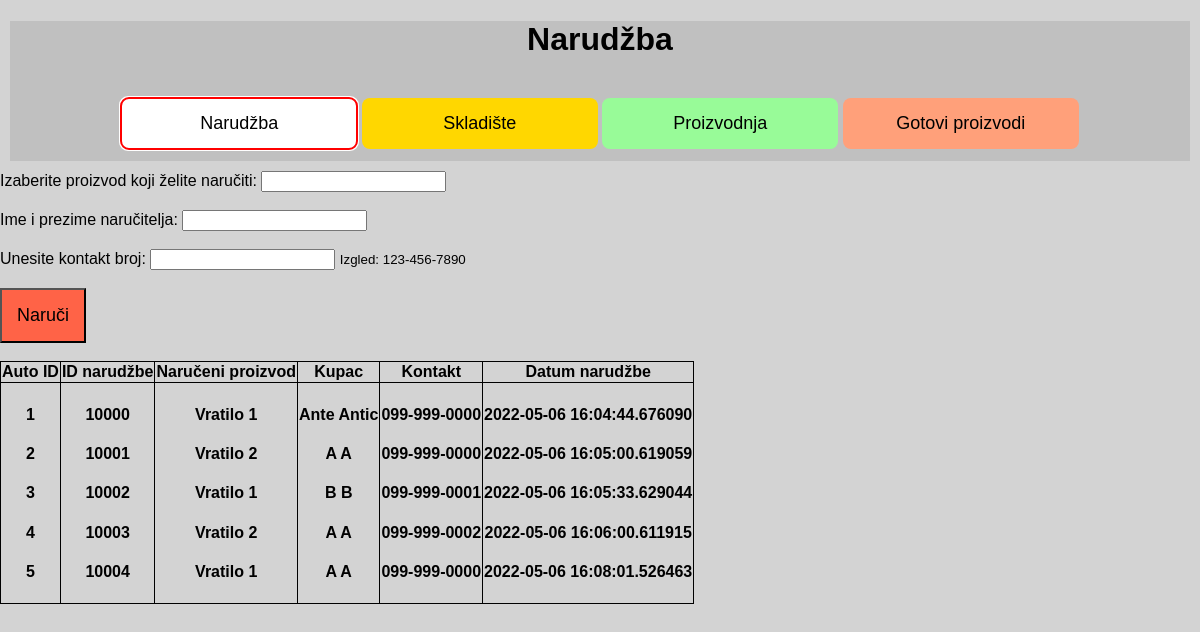
Before: /order with the older database file.
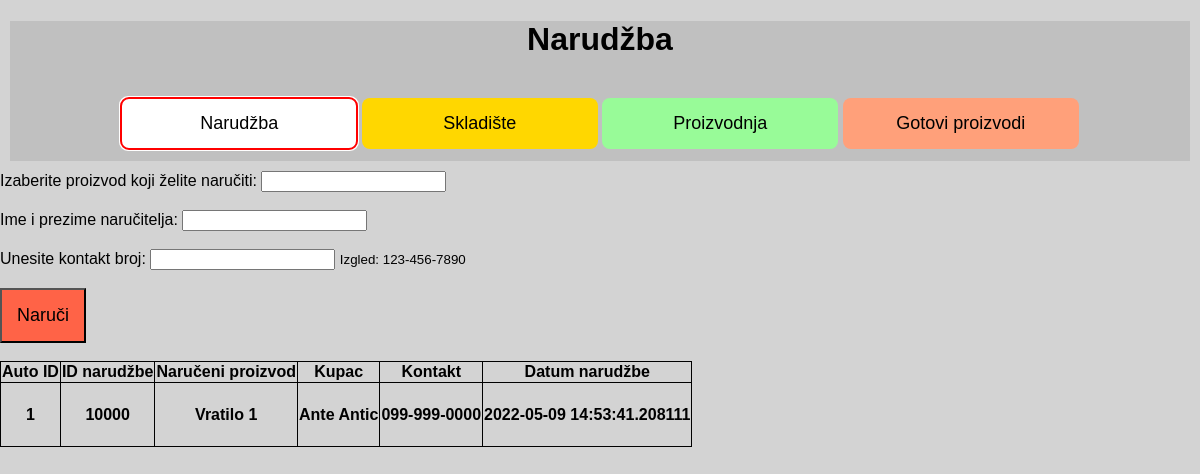
After: the same page with the newer database file.
### app.py (models this page shows, shortened)
class Order(db.Model):
    __tablename__ = "order"
    id = db.Column(
        db.Integer,
        primary_key=True,
    )
    order_id = db.Column(db.Integer)
    name = db.Column(db.String(500), nullable=False)
    buyer_name = db.Column(db.String(500), nullable=False)
    buyer_contact = db.Column(db.String(500), nullable=False)
    date_created = db.Column(db.DateTime, default=datetime.now)
    first_time = True

### app.py (the view)
@app.route("/order", methods=["POST", "GET"])
def order():
    global ID
    if Order.first_time:
        ID = Order().getLastOrderID()
        Order.first_time = False
    if request.method == "POST":
        product_name = request.form["product"]
        new_buyer_name = request.form["buyer_name"]
        new_buyer_contact = request.form["phone"]
        ID = ID + 1
        new_product = Order(
            name=product_name,
            buyer_name=new_buyer_name,
            buyer_contact=new_buyer_contact,
            order_id=ID,
        )
        try:
            db.session.add(new_product)
            db.session.commit()
            return redirect("/order")
        except all:
            return "Pojavio se problem! Pokušajte ponovno."
    else:
        product = Order.query.order_by(Order.date_created)
        return render_template("order.html", product=product)

### templates/order.html (shortened to what this page needs)
{% extends 'base.html' %}
{% block head %}
<link rel="stylesheet" href="{{ url_for('static', filename='css/order.css') }}">
{% endblock %}
{% block body %}
<div class="content">
    <h1 id="Naslov">Narudžba</h1>
    <br>
    <button class="btn btn-1" , onclick="window.location.href='/order'">Narudžba</button>
    <button class="btn btn-2" , onclick="window.location.href='/warehouse'">Skladište</button>
    <button class="btn btn-3" , onclick="window.location.href='/manufacturing'">Proizvodnja</button>
    <button class="btn btn-4" , onclick="window.location.href='/finishedproduct'">Gotovi proizvodi</button>
</div>
<div class="container">
    <form action="order" METHOD="POST">
        <label for="order">Izaberite proizvod koji želite naručiti:</label>
        <input list="products" name="product" id="product"><br><br>
        <label for="buyer">Ime i prezime naručitelja:</label>
        <input type="text" id="buyer_name" name="buyer_name"><br><br>
        <label for="phone">Unesite kontakt broj:</label>
        <input type="tel" id="phone" name="phone" pattern="[0-9]{3}-[0-9]{3}-[0-9]{4}" required>
        <small>Izgled: 123-456-7890</small><br><br>
        <input type="submit" value="Naruči" class="btn-secondary"><br><br>
    </form>
    <table>
        <tr>
            <th>Auto ID</th>
            <th>ID narudžbe</th>
            <th>Naručeni proizvod</th>
            <th>Kupac</th>
            <th>Kontakt</th>
            <th>Datum narudžbe</th>
        </tr>
        <tr>
            <th>
                {% for order in product %}
                <h4>
                    {{order.id}}
                </h4>
                {% endfor %}
            </th>
            <th>
                {% for order in product %}
                <h4>
                    {{order.order_id}}
                </h4>
                {% endfor %}
            </th>
            <th>
                {% for order in product %}
                <h4>
                    {{order.name}}
                </h4>
                {% endfor %}
            </th>
            <th>
                {% for order in product %}
                <h4>
                    {{order.buyer_name}}
                </h4>
                {% endfor %}
            </th>
            <th>
                {% for order in product %}
                <h4>
                    {{order.buyer_contact}}
                </h4>
                {% endfor %}
            </th>
            <th>
                {% for order in product %}
                <h4>
                    {{order.date_created}}
                </h4>
                {% endfor %}
            </th>
        </tr>
    </table>
</div>
{% endblock %}

### templates/base.html (shortened to what this page needs)
<!DOCTYPE html>
<html lang="en">
<head>
    <link rel="stylesheet" href="{{ url_for('static', filename='css/main.css') }}">
    {% block head %}{% endblock %}
</head>
<body>
    {% block body %}{% endblock %}
</body>
</html>

### static/css/main.css (style rules this page uses)
body { margin:0; font-family: sans-serif; background-color: lightgrey; }
.content { margin: 10px; background-color: silver; text-align: center; height: 140px; }
.btn { padding: 15px; font-size: large; border: none; width: 20%; border-radius: 8px; }
.btn-1 { background-color: skyblue; }
.btn-2 { background-color: gold; }
.btn-3 { background-color: palegreen; }
.btn-4 { background-color: lightsalmon; }

### static/css/order.css (style rules this page uses)
body { margin:0; font-family: sans-serif; background-color: lightgrey; }
.content { margin: 10px; background-color: silver; text-align: center; height: 140px; }
.btn { padding: 15px; font-size: large; border: none; width: 20%; border-radius: 8px; }
.btn-1 { background-color: white; border-color: red; outline: 50px auto red; }
.btn-2 { background-color: gold; }
.btn-3 { background-color: palegreen; }
.btn-4 { background-color: lightsalmon; }
.btn-secondary { background-color: tomato; padding: 15px; font-size: large; }

### templates/order.html (style rules this page uses)
table, th, td { border: 1px solid black; border-collapse: collapse; }

Changed rows visible on the page:
removed Order: id "2", order_id "10001", name "Vratilo 2", buyer_name "A A", buyer_contact "099-999-0000", date_created "2022-05-06 16:05:00.619059"
removed Order: id "3", order_id "10002", name "Vratilo 1", buyer_name "B B", buyer_contact "099-999-0001", date_created "2022-05-06 16:05:33.629044"
removed Order: id "4", order_id "10003", name "Vratilo 2", buyer_name "A A", buyer_contact "099-999-0002", date_created "2022-05-06 16:06:00.611915"
removed Order: id "5", order_id "10004", name "Vratilo 1", buyer_name "A A", buyer_contact "099-999-0000", date_created "2022-05-06 16:08:01.526463"
changed Order "Vratilo 1": date_created "2022-05-06 16:04:44.676090" → "2022-05-09 14:53:41.208111"
